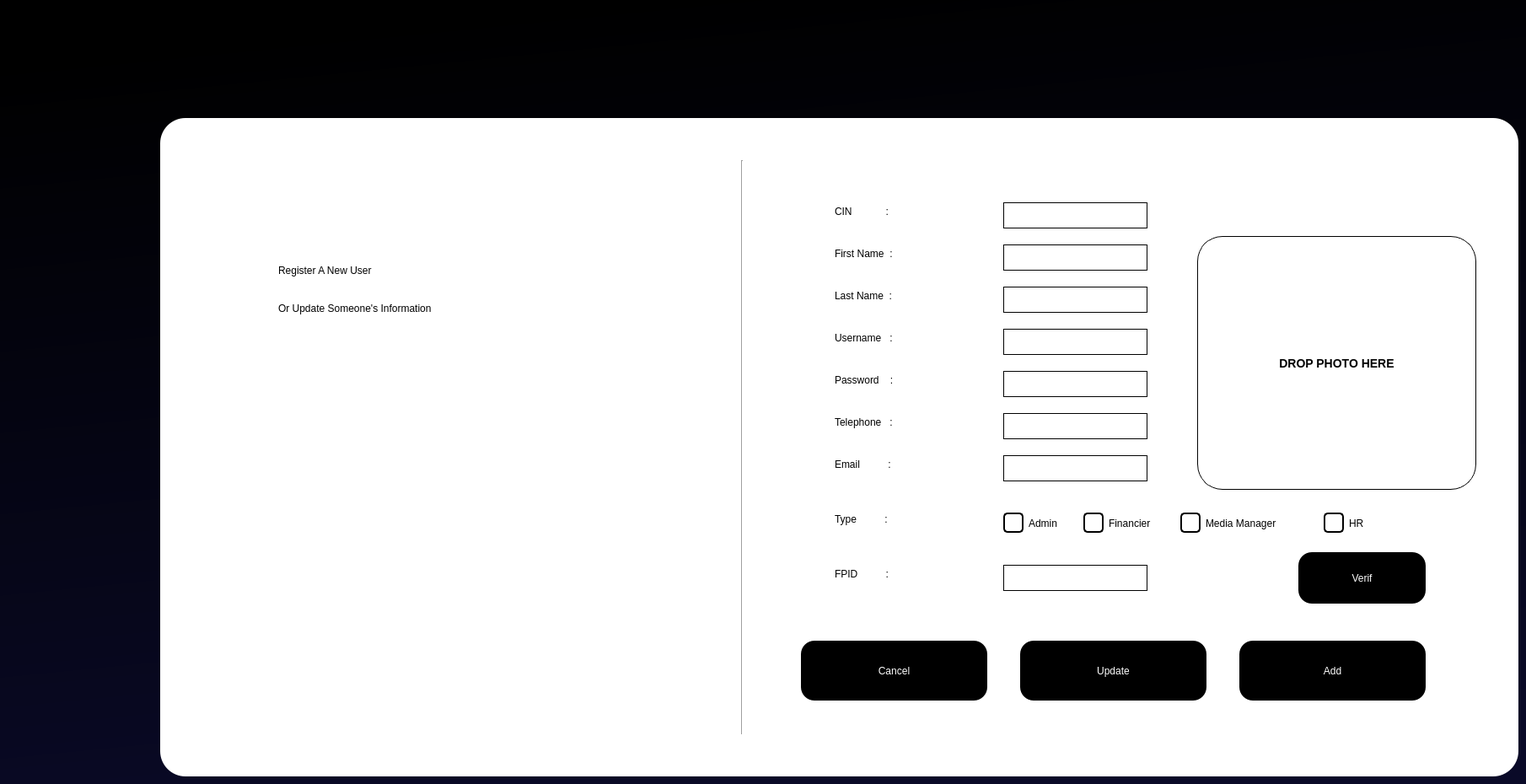
   <widget class="QWidget" name="adduser">
    <property name="styleSheet">
     <string notr="true">background-color: qlineargradient(spread:pad, x1:0.426227, y1:0, x2:0.625, y2:1, stop:0 rgba(0, 0, 0, 255), stop:1 rgba(10, 10, 40, 255));</string>
    </property>
    <widget class="QGroupBox" name="groupBox_5A">
     <property name="geometry">
      <rect>
       <x>970</x>
       <y>200</y>
       <width>811</width>
       <height>531</height>
      </rect>
     </property>
     <property name="styleSheet">
      <string notr="true">background-color:white;
border-radius:30px;
</string>
     </property>
     <property name="title">
      <string/>
     </property>
     <widget class="QLabel" name="label_41A">
      <property name="geometry">
       <rect>
        <x>20</x>
        <y>30</y>
        <width>191</width>
        <height>41</height>
       </rect>
      </property>
      <property name="styleSheet">
       <string notr="true">color: rgb(0, 0, 0);
font: 75 24pt &quot;MS Shell Dlg 2&quot;;</string>
      </property>
      <property name="text">
       <string>CIN            :</string>
      </property>
     </widget>
     <widget class="QLabel" name="label_47A">
      <property name="geometry">
       <rect>
        <x>20</x>
        <y>180</y>
        <width>211</width>
        <height>41</height>
       </rect>
      </property>
      <property name="styleSheet">
       <string notr="true">color: rgb(0, 0, 0);
font: 75 24pt &quot;MS Shell Dlg 2&quot;;</string>
      </property>
      <property name="text">
       <string>Username   :</string>
      </property>
     </widget>
     <widget class="QLineEdit" name="lineEdit_3A">
      <property name="geometry">
       <rect>
        <x>220</x>
        <y>90</y>
        <width>171</width>
        <height>31</height>
       </rect>
      </property>
      <property name="styleSheet">
       <string notr="true"> color: #333333; /* Text color */
    font-size: 14px; /* Font size */
    font-weight: bold; /* Font weight */
    border: 1px solid black;</string>
      </property>
     </widget>
     <widget class="QLabel" name="label_48A">
      <property name="geometry">
       <rect>
        <x>20</x>
        <y>80</y>
        <width>191</width>
        <height>41</height>
       </rect>
      </property>
      <property name="styleSheet">
       <string notr="true">color: rgb(0, 0, 0);
font: 75 24pt &quot;MS Shell Dlg 2&quot;;</string>
      </property>
      <property name="text">
       <string>First Name  :</string>
      </property>
     </widget>
     <widget class="QLineEdit" name="lineEdit_3A_2">
      <property name="geometry">
       <rect>
        <x>220</x>
        <y>40</y>
        <width>171</width>
        <height>31</height>
       </rect>
      </property>
      <property name="styleSheet">
       <string notr="true"> color: #333333; /* Text color */
    font-size: 14px; /* Font size */
    font-weight: bold; /* Font weight */
    border: 1px solid black;</string>
      </property>
     </widget>
     <widget class="QLabel" name="label_48A_2">
      <property name="geometry">
       <rect>
        <x>20</x>
        <y>130</y>
        <width>221</width>
        <height>41</height>
       </rect>
      </property>
      <property name="styleSheet">
       <string notr="true">color: rgb(0, 0, 0);
font: 75 24pt &quot;MS Shell Dlg 2&quot;;</string>
      </property>
      <property name="text">
       <string>Last Name  :</string>
      </property>
     </widget>
     <widget class="QLineEdit" name="lineEdit_3A_3">
      <property name="geometry">
       <rect>
        <x>220</x>
        <y>140</y>
        <width>171</width>
        <height>31</height>
       </rect>
      </property>
      <property name="styleSheet">
       <string notr="true"> color: #333333; /* Text color */
    font-size: 14px; /* Font size */
    font-weight: bold; /* Font weight */
    border: 1px solid black;</string>
      </property>
     </widget>
     <widget class="QLineEdit" name="lineEdit_3A_4">
      <property name="geometry">
       <rect>
        <x>220</x>
        <y>190</y>
        <width>171</width>
        <height>31</height>
       </rect>
      </property>
      <property name="styleSheet">
       <string notr="true"> color: #333333; /* Text color */
    font-size: 14px; /* Font size */
    font-weight: bold; /* Font weight */
    border: 1px solid black;</string>
      </property>
     </widget>
     <widget class="QLabel" name="label_47A_2">
      <property name="geometry">
       <rect>
        <x>20</x>
        <y>230</y>
        <width>201</width>
        <height>41</height>
       </rect>
      </property>
      <property name="styleSheet">
       <string notr="true">color: rgb(0, 0, 0);
font: 75 24pt &quot;MS Shell Dlg 2&quot;;</string>
      </property>
      <property name="text">
       <string>Password    :</string>
      </property>
     </widget>
     <widget class="QLineEdit" name="lineEdit_3A_5">
      <property name="geometry">
       <rect>
        <x>220</x>
        <y>240</y>
        <width>171</width>
        <height>31</height>
       </rect>
      </property>
      <property name="styleSheet">
       <string notr="true"> color: #333333; /* Text color */
    font-size: 14px; /* Font size */
    font-weight: bold; /* Font weight */
    border: 1px solid black;</string>
      </property>
     </widget>
     <widget class="QLabel" name="label_47A_3">
      <property name="geometry">
       <rect>
        <x>20</x>
        <y>390</y>
        <width>191</width>
        <height>51</height>
       </rect>
      </property>
      <property name="styleSheet">
       <string notr="true">color: rgb(0, 0, 0);
font: 75 24pt &quot;MS Shell Dlg 2&quot;;</string>
      </property>
      <property name="text">
       <string>Type          :</string>
      </property>
     </widget>
     <widget class="QRadioButton" name="radioButton_7">
      <property name="geometry">
       <rect>
        <x>220</x>
        <y>405</y>
        <width>91</width>
        <height>31</height>
       </rect>
      </property>
      <property name="styleSheet">
       <string notr="true">
QRadioButton {
    color: black; 
font: 14pt &quot;MS Shell Dlg 2&quot;;
}


QRadioButton::indicator {
    width: 20px;
    height: 20px;
    background-color: white;
    border: 2px solid black; 
    border-radius: 5px;
}


QRadioButton::indicator:checked {
    background-color: pink; 
    border: 2px solid black; 
}

QRadioButton:hover {
    color: black; 
}
</string>
      </property>
      <property name="text">
       <string>Admin</string>
      </property>
     </widget>
     <widget class="QRadioButton" name="radioButton_8">
      <property name="geometry">
       <rect>
        <x>315</x>
        <y>405</y>
        <width>111</width>
        <height>31</height>
       </rect>
      </property>
      <property name="styleSheet">
       <string notr="true">QRadioButton {
    color: black; 
font: 14pt &quot;MS Shell Dlg 2&quot;;
}


QRadioButton::indicator {
    width: 20px;
    height: 20px;
    background-color: white;
    border: 2px solid black; 
    border-radius: 5px;
}


QRadioButton::indicator:checked {
    background-color: pink; 
    border: 2px solid black; 
}

QRadioButton:hover {
    color: black; 
}
</string>
      </property>
      <property name="text">
       <string>Financier</string>
      </property>
     </widget>
     <widget class="QRadioButton" name="radioButton_9">
      <property name="geometry">
       <rect>
        <x>430</x>
        <y>405</y>
        <width>161</width>
        <height>31</height>
       </rect>
      </property>
      <property name="styleSheet">
       <string notr="true">QRadioButton {
    color: black; 
font: 14pt &quot;MS Shell Dlg 2&quot;;
}


QRadioButton::indicator {
    width: 20px;
    height: 20px;
    background-color: white;
    border: 2px solid black; 
    border-radius: 5px;
}


QRadioButton::indicator:checked {
    background-color: pink; 
    border: 2px solid black; 
}

QRadioButton:hover {
    color: black; 
}
</string>
      </property>
      <property name="text">
       <string>Media Manager</string>
      </property>
     </widget>
     <widget class="QRadioButton" name="radioButton_10">
      <property name="geometry">
       <rect>
        <x>600</x>
        <y>405</y>
        <width>83</width>
        <height>31</height>
       </rect>
      </property>
      <property name="styleSheet">
       <string notr="true">QRadioButton {
    color: black; 
font: 14pt &quot;MS Shell Dlg 2&quot;;
}


QRadioButton::indicator {
    width: 20px;
    height: 20px;
    background-color: white;
    border: 2px solid black; 
    border-radius: 5px;
}


QRadioButton::indicator:checked {
    background-color: pink; 
    border: 2px solid black; 
}

QRadioButton:hover {
    color: black; 
}
</string>
      </property>
      <property name="text">
       <string>HR</string>
      </property>
     </widget>
     <widget class="QPushButton" name="label_omek">
      <property name="geometry">
       <rect>
        <x>450</x>
        <y>80</y>
        <width>331</width>
        <height>301</height>
       </rect>
      </property>
      <property name="styleSheet">
       <string notr="true">#label_omek{
    font-size: 14px; /* Font size */
    font-weight: bold; /* Font weight */
    border: 1px solid black;
background:none;
	font: 75 14pt &quot;MS Shell Dlg 2&quot;;
	color: rgb(0, 0, 0);
}
</string>
      </property>
      <property name="text">
       <string>DROP PHOTO HERE</string>
      </property>
     </widget>
     <widget class="QLabel" name="label_47A_5">
      <property name="geometry">
       <rect>
        <x>20</x>
        <y>280</y>
        <width>211</width>
        <height>41</height>
       </rect>
      </property>
      <property name="styleSheet">
       <string notr="true">color: rgb(0, 0, 0);
font: 75 24pt &quot;MS Shell Dlg 2&quot;;</string>
      </property>
      <property name="text">
       <string>Telephone   :</string>
      </property>
     </widget>
     <widget class="QLineEdit" name="lineEdit_3A_12">
      <property name="geometry">
       <rect>
        <x>220</x>
        <y>340</y>
        <width>171</width>
        <height>31</height>
       </rect>
      </property>
      <property name="styleSheet">
       <string notr="true"> color: #333333; /* Text color */
    font-size: 14px; /* Font size */
    font-weight: bold; /* Font weight */
    border: 1px solid black;</string>
      </property>
     </widget>
     <widget class="QLabel" name="label_47A_8">
      <property name="geometry">
       <rect>
        <x>20</x>
        <y>330</y>
        <width>191</width>
        <height>41</height>
       </rect>
      </property>
      <property name="styleSheet">
       <string notr="true">color: rgb(0, 0, 0);
font: 75 24pt &quot;MS Shell Dlg 2&quot;;</string>
      </property>
      <property name="text">
       <string>Email          :</string>
      </property>
     </widget>
     <widget class="QLineEdit" name="lineEdit_3A_13">
      <property name="geometry">
       <rect>
        <x>220</x>
        <y>290</y>
        <width>171</width>
        <height>31</height>
       </rect>
      </property>
      <property name="styleSheet">
       <string notr="true"> color: #333333; /* Text color */
    font-size: 14px; /* Font size */
    font-weight: bold; /* Font weight */
    border: 1px solid black;</string>
      </property>
     </widget>
     <widget class="QLabel" name="pls">
      <property name="geometry">
       <rect>
        <x>20</x>
        <y>460</y>
        <width>181</width>
        <height>41</height>
       </rect>
      </property>
      <property name="styleSheet">
       <string notr="true">color: rgb(0, 0, 0);
font: 75 24pt &quot;MS Shell Dlg 2&quot;;</string>
      </property>
      <property name="text">
       <string>FPID          :</string>
      </property>
     </widget>
     <widget class="QLineEdit" name="fpid">
      <property name="geometry">
       <rect>
        <x>220</x>
        <y>470</y>
        <width>171</width>
        <height>31</height>
       </rect>
      </property>
      <property name="styleSheet">
       <string notr="true"> color: #333333; /* Text color */
    font-size: 14px; /* Font size */
    font-weight: bold; /* Font weight */
    border: 1px solid black;</string>
      </property>
     </widget>
     <widget class="QLabel" name="uwu">
      <property name="geometry">
       <rect>
        <x>400</x>
        <y>460</y>
        <width>161</width>
        <height>51</height>
       </rect>
      </property>
      <property name="styleSheet">
       <string notr="true">color: rgb(0, 0, 0);
font: 75 24pt &quot;MS Shell Dlg 2&quot;;</string>
      </property>
      <property name="text">
       <string/>
      </property>
     </widget>
    </widget>
    <widget class="QLabel" name="label_46A">
     <property name="geometry">
      <rect>
       <x>190</x>
       <y>140</y>
       <width>1611</width>
       <height>781</height>
      </rect>
     </property>
     <property name="styleSheet">
      <string notr="true">background:white;
border-radius:30px;</string>
     </property>
     <property name="text">
      <string/>
     </property>
    </widget>
    <widget class="QLabel" name="label_44A">
     <property name="geometry">
      <rect>
       <x>330</x>
       <y>280</y>
       <width>441</width>
       <height>81</height>
      </rect>
     </property>
     <property name="styleSheet">
      <string notr="true">background:none;
font: 75 36pt &quot;MS Shell Dlg 2&quot;;
color: rgb(0, 0, 0);
</string>
     </property>
     <property name="text">
      <string>Register A New User </string>
     </property>
    </widget>
    <widget class="QLabel" name="label_45A">
     <property name="geometry">
      <rect>
       <x>330</x>
       <y>340</y>
       <width>571</width>
       <height>51</height>
      </rect>
     </property>
     <property name="styleSheet">
      <string notr="true">background:none;
font: 75 12pt &quot;MS Shell Dlg 2&quot;;
color: rgb(0, 0, 0);</string>
     </property>
     <property name="text">
      <string>Or Update Someone's Information</string>
     </property>
    </widget>
    <widget class="Line" name="line_2A">
     <property name="geometry">
      <rect>
       <x>870</x>
       <y>190</y>
       <width>21</width>
       <height>681</height>
      </rect>
     </property>
     <property name="styleSheet">
      <string notr="true">background:none;
color:black;</string>
     </property>
     <property name="orientation">
      <enum>Qt::Vertical</enum>
     </property>
    </widget>
    <widget class="QPushButton" name="pushButton_14A">
     <property name="geometry">
      <rect>
       <x>1470</x>
       <y>760</y>
       <width>221</width>
       <height>71</height>
      </rect>
     </property>
     <property name="styleSheet">
      <string notr="true">QPushButton {
    background: black;
    color: white;
    padding: 0.7em 1em;
    padding-left: 0.9em;
    align-items: center;
    border: none;
    border-radius: 16px;
	font: 75 18pt &quot;MS Shell Dlg 2&quot;;

}

</string>
     </property>
     <property name="text">
      <string>Add</string>
     </property>
    </widget>
    <widget class="QPushButton" name="pushButton_14A_2">
     <property name="geometry">
      <rect>
       <x>1210</x>
       <y>760</y>
       <width>221</width>
       <height>71</height>
      </rect>
     </property>
     <property name="styleSheet">
      <string notr="true">QPushButton {
    background: black;
    color: white;
    padding: 0.7em 1em;
    padding-left: 0.9em;
    align-items: center;
    border: none;
    border-radius: 16px;
	font: 75 18pt &quot;MS Shell Dlg 2&quot;;

}

</string>
     </property>
     <property name="text">
      <string>Update</string>
     </property>
    </widget>
    <widget class="QPushButton" name="pushButton_14A_3">
     <property name="geometry">
      <rect>
       <x>950</x>
       <y>760</y>
       <width>221</width>
       <height>71</height>
      </rect>
     </property>
     <property name="styleSheet">
      <string notr="true">QPushButton {
    background: black;
    color: white;
    padding: 0.7em 1em;
    padding-left: 0.9em;
    align-items: center;
    border: none;
    border-radius: 16px;
	font: 75 18pt &quot;MS Shell Dlg 2&quot;;

}

</string>
     </property>
     <property name="text">
      <string>Cancel</string>
     </property>
    </widget>
    <widget class="QLineEdit" name="lineEdit_10">
     <property name="geometry">
      <rect>
       <x>1140</x>
       <y>700</y>
       <width>271</width>
       <height>21</height>
      </rect>
     </property>
     <property name="styleSheet">
      <string notr="true"> color: #333333; /* Text color */
    font-size: 14px; /* Font size */
    font-weight: bold; /* Font weight */
    border: 1px solid black;
background:none;</string>
     </property>
    </widget>
    <widget class="QPushButton" name="pushButton_14A_9">
     <property name="geometry">
      <rect>
       <x>1540</x>
       <y>655</y>
       <width>151</width>
       <height>61</height>
      </rect>
     </property>
     <property name="styleSheet">
      <string notr="true">QPushButton {
    background: black;
    color: white;
    padding: 0.7em 1em;
    padding-left: 0.9em;
    align-items: center;
    border: none;
    border-radius: 16px;
	font: 75 18pt &quot;MS Shell Dlg 2&quot;;

}

</string>
     </property>
     <property name="text">
      <string>Verif</string>
     </property>
    </widget>
    <zorder>lineEdit_10</zorder>
    <zorder>label_46A</zorder>
    <zorder>line_2A</zorder>
    <zorder>label_45A</zorder>
    <zorder>label_44A</zorder>
    <zorder>groupBox_5A</zorder>
    <zorder>pushButton_14A</zorder>
    <zorder>pushButton_14A_2</zorder>
    <zorder>pushButton_14A_3</zorder>
    <zorder>pushButton_14A_9</zorder>
   </widget>
